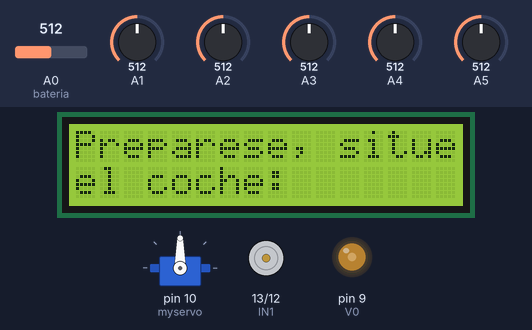
A sketch run on a simulated Arduino Uno, built with avr-gcc and run on an emulated ATmega328P. Shown: servo, 16×2 character LCD, motor-driver pin pairs drawn as motors (green arrow = first pin HIGH = forward, orange = second pin HIGH = backward, longer = more drive, scaled by the enable pin), output pins drawn as LEDs (lit = HIGH). Inputs (shaded band) come from the test bench; at power-on: A0 (bateria) = 512, A1 = 512, A2 = 512, A3 = 512, A4 = 512, A5 = 512. What the sketch prints to the serial monitor is not drawn.

Above: at 4.1 s.
At 6.1 s:
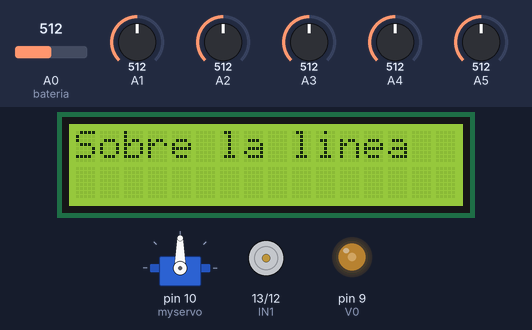
At 16.1 s:
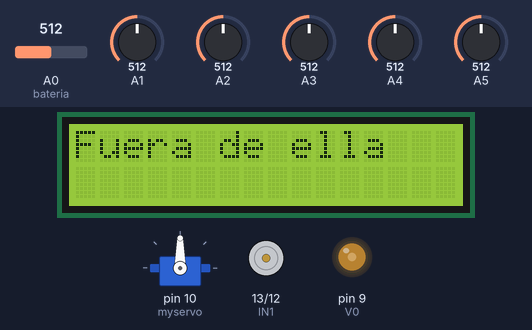
At 28.2 s:
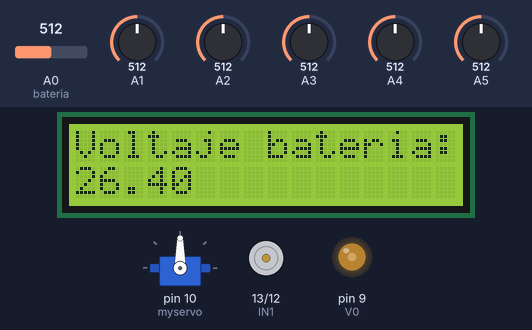
Timing chart, 0 to 30.6 s (numbered marks = the images above):
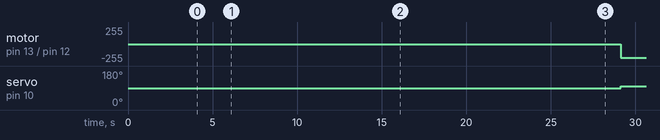

The sketch:

V.2.ino
```cpp
#include <LiquidCrystal.h>
#include <Servo.h>

// Constantes
#define VEL 460    // velocidad del motor
#define IZQ 60
#define MIZQ 75
#define CEN 100
#define MDCHA 125
#define DCHA 140
#define TOL 60

// Variables motor
int ENA = 11;
int IN1 = 13;
int IN2 = 12;

// Variables voltimetro
float bateria = A0; // Pin analogico conectado a la batería
float voltaje = 0.0; // variable para la bateria
int valor = 0; // variable para la bateria
float R1 = 100000.0; // valor de la resistencia 1
float R2 = 10000.0; // valor de la resistencia 2

// Variables LCD
LiquidCrystal lcd(8,2,4,5,6,7); // LCD pines
int V0=9;                       //Pin donde se conecta el LCD para regular su contraste

// Variables generales
int linea,fuera;
int SLI,SCI,SC,SCD,SLD;
Servo myservo;  // crea el objeto servo

// Funciones prototipo
void voltimetro(void);
void inicioPantalla(void);
void motor(void);


void setup()
{
  Serial.begin(9600);

  pinMode(bateria, INPUT);  // Declaramos el pin de bateria como entrada
  pinMode (ENA, OUTPUT);    // Pines de motor como salida
  pinMode (IN1, OUTPUT);
  pinMode (IN2, OUTPUT);

  myservo.attach(10);  // vincula el servo al pin digital 10

  analogWrite(V0,100);      //Contraste LCD
  lcd.begin(16,2);          //Definimos que las dimensiones del LCD es de 16x2

  inicioPantalla();

}

void loop()
{

  voltimetro();
  motor();

  SLI = analogRead(A1);
  SCI = analogRead(A2);
  SC = analogRead(A3);
  SCD = analogRead(A4);
  SLD = analogRead(A5);

  Serial.println(SC);

   if (SC >= linea-TOL && SC <= linea+TOL)
      myservo.write(CEN);
   else if(SCI >= linea-TOL && SCI <= linea+TOL)
          myservo.write(MIZQ);
          else if(SCD >= linea-TOL && SCD <= linea+TOL)
                 myservo.write(MDCHA);
                 else if(SLI >= linea-TOL && SLI <= linea+TOL)
                        myservo.write(IZQ);
                        else if (SLD >= linea-TOL && SLD <= linea+TOL)
                              myservo.write(DCHA);

}


void voltimetro(void)
{
  valor = analogRead(bateria);
  voltaje = (valor * 4.8) / 1024.0;   // El valor de 5.x se puede ajustar para mejorar la exactitud de la lectura
  voltaje = voltaje / (R2/(R1+R2));
 // Serial.println(voltaje);

  lcd.clear();
  lcd.print("Voltaje bateria:");
  lcd.setCursor(0,1);
  lcd.print(voltaje);
  delay(1000);
}

void inicioPantalla(void)
{
  int mediaL = 0;
  int mediaF = 0;
  int i,j;

  lcd.clear();
  lcd.setCursor(3,0);
  lcd.print("Iniciando");
  for(i=0;i<16;i++)
  {
    lcd.setCursor(i,1);
    lcd.print("-");
    delay(250);
  }

  lcd.clear();
  lcd.print("Preparese, situe");
  lcd.setCursor(0,1);
  lcd.print("el coche:");
  delay(2000);

  lcd.clear();
  lcd.setCursor(0,0);
  lcd.print("Sobre la linea");
  delay(2000);
  for(i=0;i<16;i++)
  {
   Serial.print("Lectura: ");
   Serial.println(analogRead(A3));
   mediaL = mediaL + analogRead(A3);
   Serial.println(mediaL);

   lcd.setCursor(i,1);
   lcd.print("+");
   delay(500);
  }


  lcd.clear();
  lcd.setCursor(0,0);
  lcd.print("Fuera de ella");
  delay(2000);
  for(j=0;j<16;j++)
  {
   Serial.print("Lectura: ");
   Serial.println(analogRead(A3));
   mediaF = mediaF + analogRead(A3);
   Serial.println(mediaF);

   lcd.setCursor(j,1);
   lcd.print("+");
   delay(500);
  }

  linea = mediaL/16;
  fuera = mediaF/16;

  Serial.print("FUERA: ");
  Serial.println(fuera);

  Serial.print("LINEA: ");
  Serial.println(linea);

  delay(2000);
}

void motor(void)
{
  digitalWrite (IN1, LOW);
  digitalWrite (IN2, HIGH);
  analogWrite (ENA, VEL); //Velocidad motor A
}
```

Measured:
- by itself, motor on pin 13 (IN1) / pin 12 (IN2): stopped → backward 204/255 at 29.1 s
- by itself, servo on pin 10 (myservo): 90° → 100° at 29.1 s
- what the display in image 0 shows lasts 2.0 s, from 4.1 s to 6.1 s
